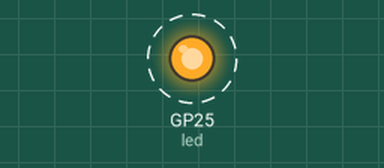
This program was run on a simulated Raspberry Pi Pico running MicroPython. Shown: output pins drawn as LEDs (lit = HIGH). Dashed ring = blinking.

Above: at 0.5 s.
Timing chart, 0 to 4.6 s (numbered marks = the images above):
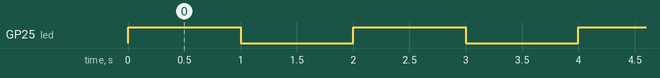

Measured:
- by itself, GP25 (led): alternates HIGH for 1.0 s and LOW for 1.0 s

The program:

1__Blink_code_for_Raspberry_PI_Pico.py
```python
#Code created by Inventing Phoenix
#1 FEB 2021
from machine import Pin # For accessing these pins using the Pin class of the machine module
import time # Time module helps in creating delays

led= Pin(25,Pin.OUT)  # The Pin is assigned and the mode of the pin is set in this command


while True:     # While True is used to creating a loop that will never end
   led.high()     #  .high()  will set the pin to the high logic level
   time.sleep(1)  #   time.sleep(1) will create an delay of 1 seconds. Time can be changed inside the bracket.
   led.low()      #  .low() will set the pin to the low logic level
   time.sleep(1)

#Thank you for watch this Video Please subricbe the channel and click on the bell icon.


 
```
